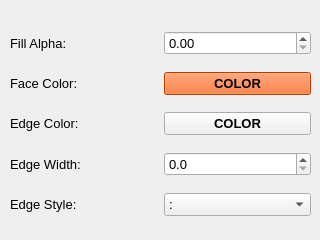
    <widget class="QWidget" name="tab_4">
     <attribute name="title">
      <string>Fill</string>
     </attribute>
     <widget class="QWidget" name="gridLayoutWidget_11">
      <property name="geometry">
       <rect>
        <x>10</x>
        <y>20</y>
        <width>301</width>
        <height>211</height>
       </rect>
      </property>
      <layout class="QGridLayout" name="gridLayout_11">
       <item row="0" column="0">
        <widget class="QLabel" name="label_15">
         <property name="font">
          <font>
           <family>Arial</family>
           <pointsize>10</pointsize>
          </font>
         </property>
         <property name="text">
          <string>Fill Alpha:</string>
         </property>
        </widget>
       </item>
       <item row="2" column="0">
        <widget class="QLabel" name="label_17">
         <property name="font">
          <font>
           <family>Arial</family>
           <pointsize>10</pointsize>
          </font>
         </property>
         <property name="text">
          <string>Edge Color:</string>
         </property>
        </widget>
       </item>
       <item row="1" column="0">
        <widget class="QLabel" name="label_16">
         <property name="font">
          <font>
           <family>Arial</family>
           <pointsize>10</pointsize>
          </font>
         </property>
         <property name="text">
          <string>Face Color:</string>
         </property>
        </widget>
       </item>
       <item row="1" column="1">
        <widget class="QPushButton" name="btnFFC">
         <property name="font">
          <font>
           <family>Arial</family>
           <pointsize>10</pointsize>
           <weight>75</weight>
           <bold>true</bold>
          </font>
         </property>
         <property name="styleSheet">
          <string notr="true">background-color: #ff5500;</string>
         </property>
         <property name="text">
          <string>COLOR</string>
         </property>
        </widget>
       </item>
       <item row="2" column="1">
        <widget class="QPushButton" name="btnFEC">
         <property name="font">
          <font>
           <family>Arial</family>
           <pointsize>10</pointsize>
           <weight>75</weight>
           <bold>true</bold>
          </font>
         </property>
         <property name="text">
          <string>COLOR</string>
         </property>
        </widget>
       </item>
       <item row="0" column="1">
        <widget class="QDoubleSpinBox" name="sbFA">
         <property name="font">
          <font>
           <family>Arial</family>
           <pointsize>10</pointsize>
          </font>
         </property>
         <property name="locale">
          <locale language="English" country="UnitedStates"/>
         </property>
         <property name="decimals">
          <number>2</number>
         </property>
         <property name="maximum">
          <double>1.000000000000000</double>
         </property>
         <property name="singleStep">
          <double>0.010000000000000</double>
         </property>
        </widget>
       </item>
       <item row="3" column="0">
        <widget class="QLabel" name="label_18">
         <property name="font">
          <font>
           <family>Arial</family>
           <pointsize>10</pointsize>
          </font>
         </property>
         <property name="text">
          <string>Edge Width:</string>
         </property>
        </widget>
       </item>
       <item row="3" column="1">
        <widget class="QDoubleSpinBox" name="sbFEW">
         <property name="font">
          <font>
           <family>Arial</family>
           <pointsize>10</pointsize>
          </font>
         </property>
         <property name="locale">
          <locale language="English" country="UnitedStates"/>
         </property>
         <property name="decimals">
          <number>1</number>
         </property>
         <property name="singleStep">
          <double>0.100000000000000</double>
         </property>
        </widget>
       </item>
       <item row="4" column="0">
        <widget class="QLabel" name="label_19">
         <property name="font">
          <font>
           <family>Arial</family>
           <pointsize>10</pointsize>
          </font>
         </property>
         <property name="text">
          <string>Edge Style:</string>
         </property>
        </widget>
       </item>
       <item row="4" column="1">
        <widget class="QComboBox" name="cbFES">
         <property name="font">
          <font>
           <family>Arial</family>
           <pointsize>10</pointsize>
          </font>
         </property>
         <item>
          <property name="text">
           <string>:</string>
          </property>
         </item>
         <item>
          <property name="text">
           <string>-.</string>
          </property>
         </item>
         <item>
          <property name="text">
           <string>--</string>
          </property>
         </item>
         <item>
          <property name="text">
           <string>-</string>
          </property>
         </item>
         <item>
          <property name="text">
           <string/>
          </property>
         </item>
        </widget>
       </item>
      </layout>
     </widget>
    </widget>
